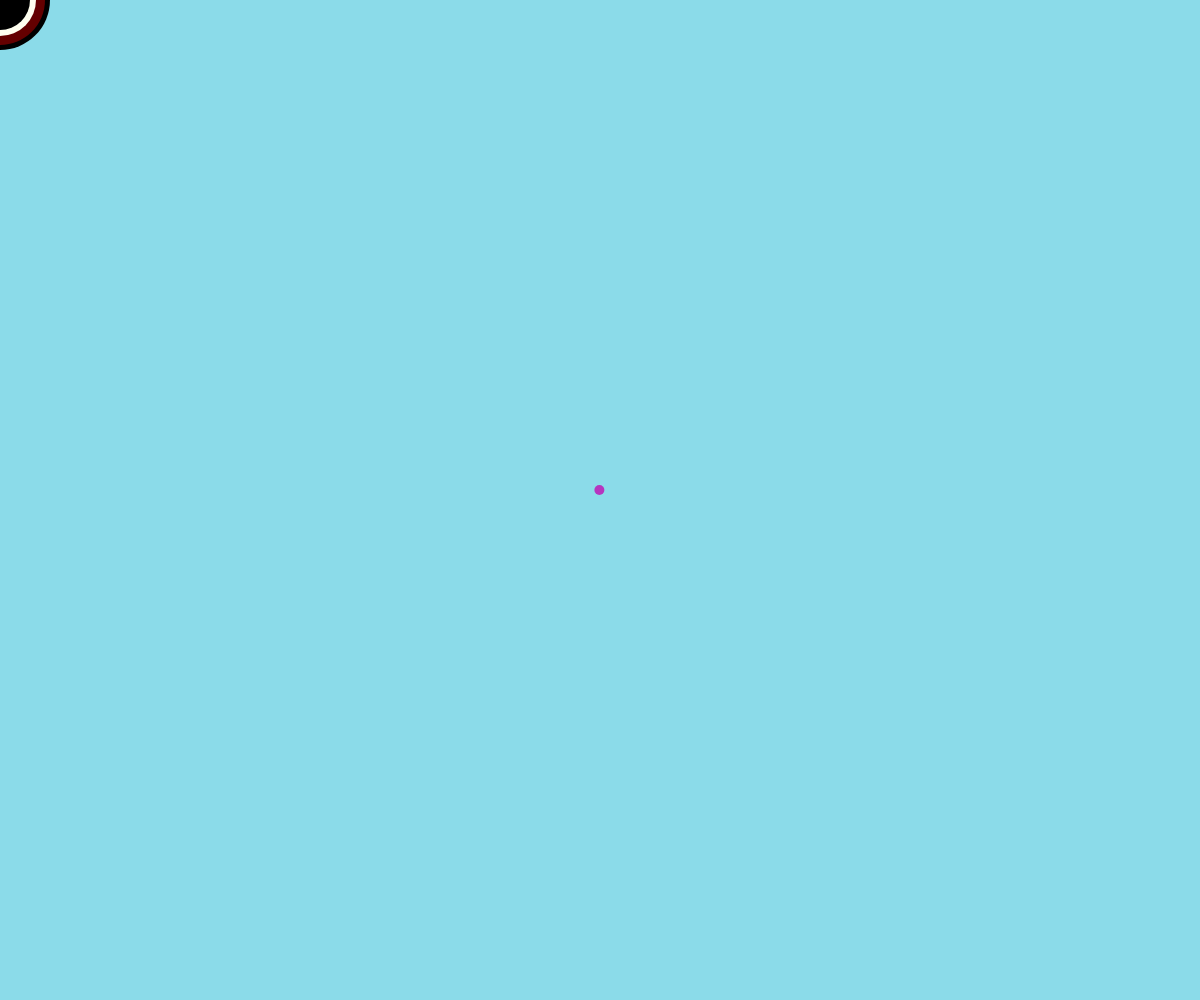
Frame 1 (no input)
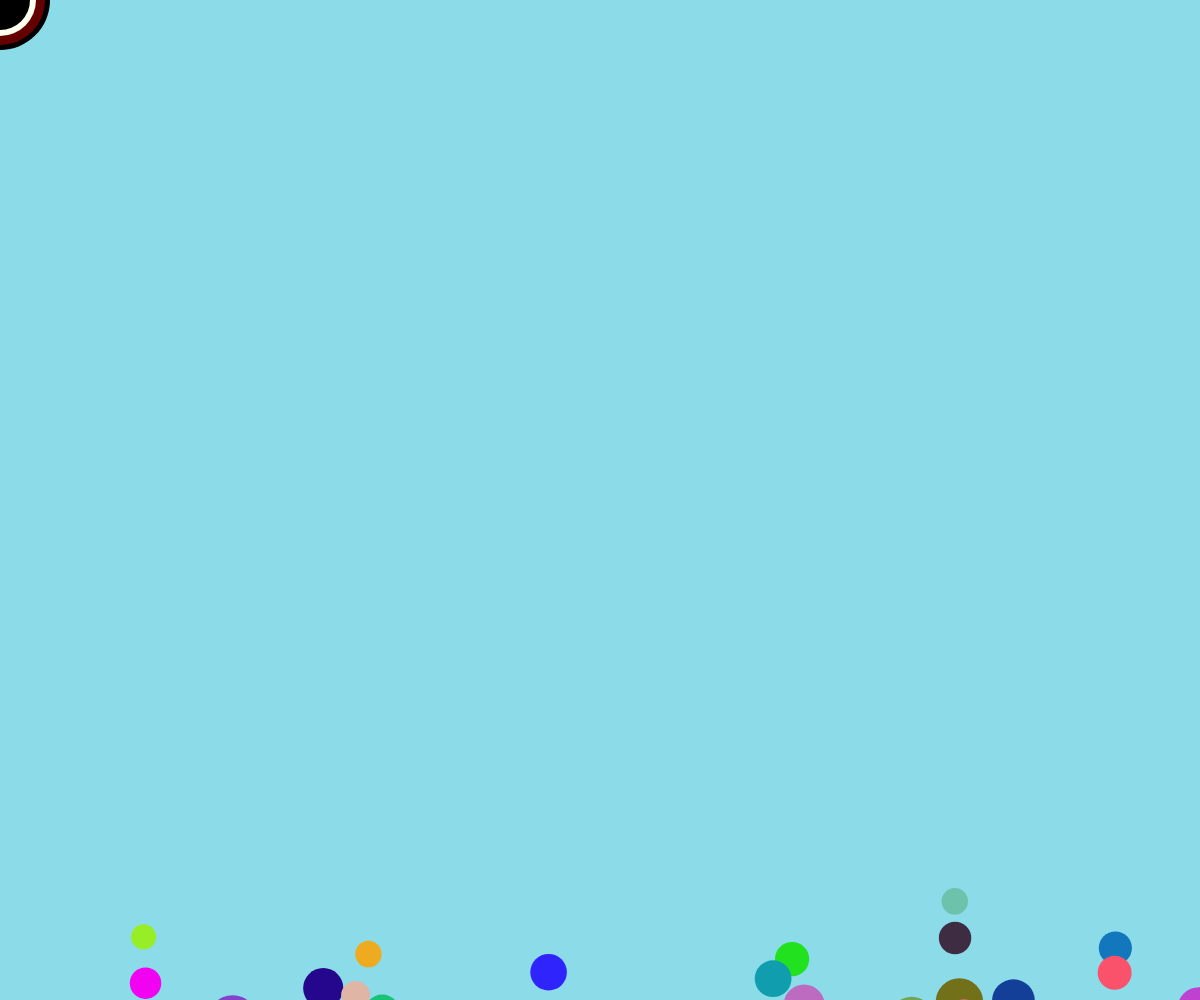
Frame 60 (no input)
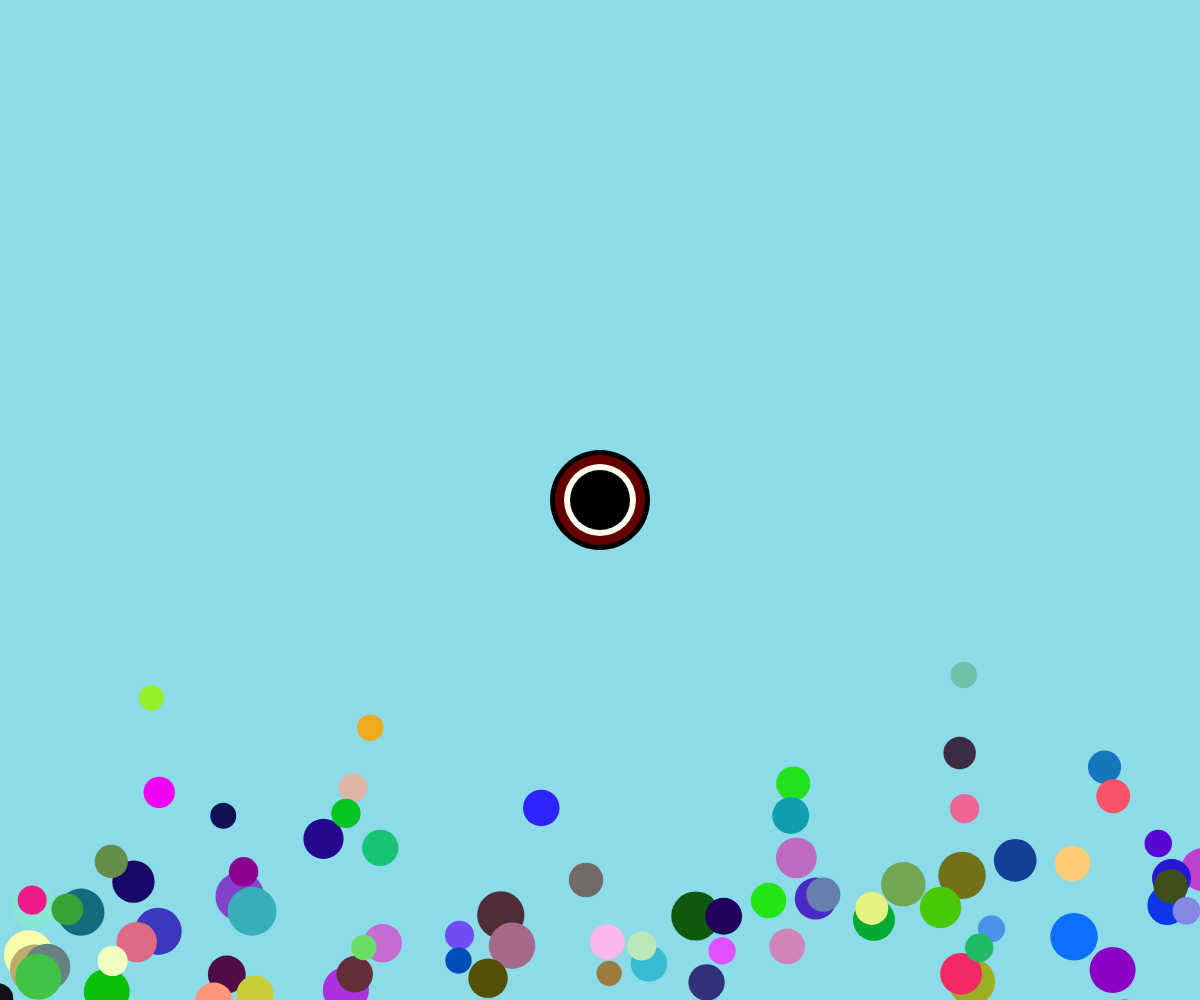
Frame 120 (the mouse pressed at the canvas centre since frame 60)

The p5.js sketch that drew these frames (run headless with seeded random() and noise() and a simulated clock; from frame 60 on, the mouse is pressed at the canvas centre):

// p5.js sketch
// ── sketch.js
let mouth;
let bubbles = [];

function setup(){
  createCanvas(windowWidth, windowHeight);
  let b = new Bubble(width/2, height/2, 10);
    bubbles.push(b);

}


function draw(){
  background(139, 219, 233);
  noCursor();
  //create mouth
  mouth = new Mouth(mouseX, mouseY, 100, 100);
  mouth.draw();

  //create bubbles
  for (let i = 0; i < bubbles.length; i++) {
    bubbles[i].move();
    bubbles[i].draw();
  }
  //start below the screen
  let b = new Bubble(random(width), height + 120, random(25, 50));
  bubbles.push(b);

  //if mouth eat bubble, the bubble will splice
  for (let i = bubbles.length - 1; i >= 0; i--) {
    let pop = bubbles[i].mouthCheck();
    if (pop) {
      bubbles.splice(i, 1);
    }
  }
}




class Mouth{
  constructor(mouthX, mouthY, w, h){
    this.mouthX = mouthX;
    this.mouthY = mouthY;
    this.mouthW = w;
    this.mouthH = h;
    this.lipsW = this.mouthW * 0.9;
    this.lipsH = this.mouthH * 0.9;
    this.teethW = this.lipsW * 0.8;
    this.teethH = this.lipsH *0.8;
  }

  draw(){

  push();
    translate(this.mouthX, this.mouthY);
    noStroke();
    //mouth
    fill(0, 0, 0);
    ellipse(0, 0, this.mouthW, this.mouthH);
    //lips
    fill(100, 0, 0);
    ellipse(0, 0, this.lipsW, this.lipseH);
    //teeth
    fill(255, 255, 240);
    ellipse(0, 0, this.teethW, this.teethH);
    //black center
    fill(0);
    ellipse(0, 0, 60);
    pop();
  }
}


class Bubble{
  constructor(x, y, d){
    this.x = x;
    this.y = y;
    this.d = d;
    this.fill = color(random(255), random(255), random(255));
  }

  move(){
    //move bubble
    this.x = this.x + random(-2, 2);
    //smaller bubbles move faster than bigger bubbles
    this.y = this.y - 100/this.d;
  }

  draw(){
    //draw bubble
    noStroke();
    fill(this.fill);
    alpha(0.6);
    ellipse(this.x, this.y, this.d);
  }

  mouthCheck() {
    //check if eaten
    let d = dist(this.x, this.y, mouseX, mouseY);
    if (d < this.d/2) {
      return true;
    } else {
      return false;
    }
  }
}
